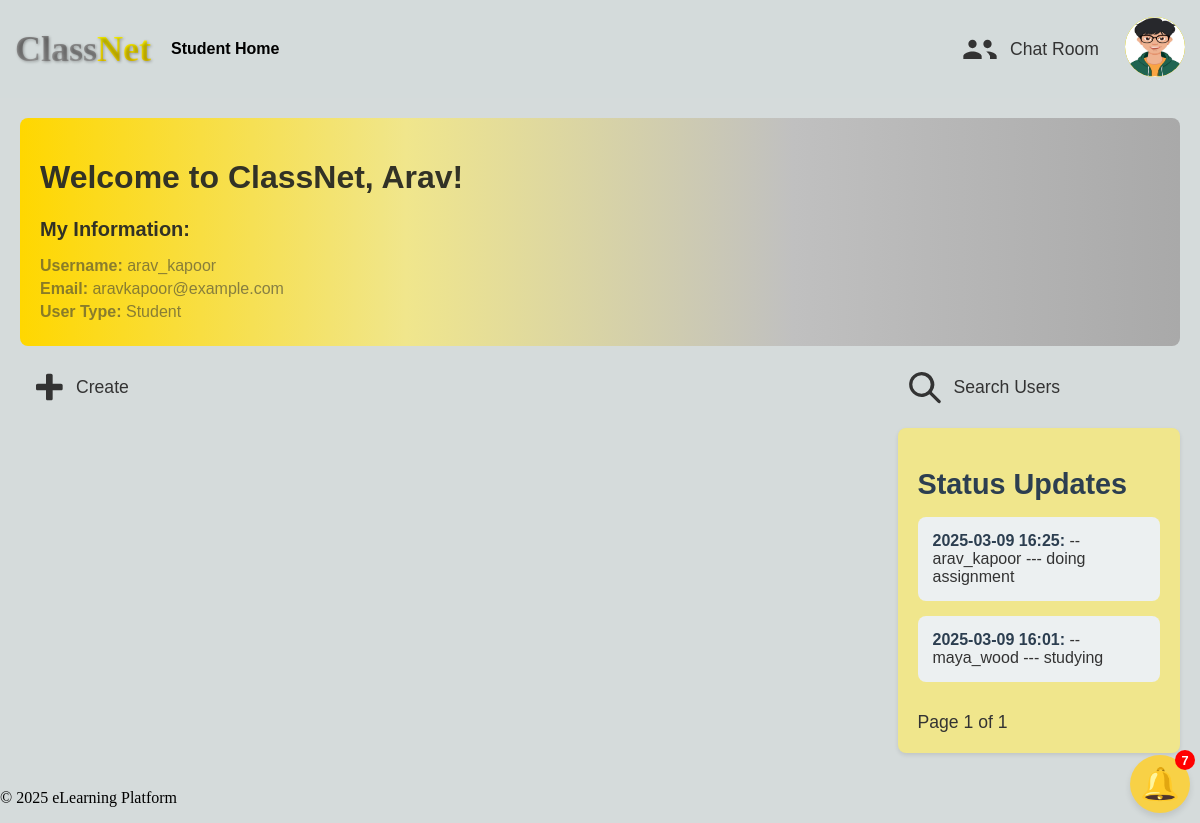
The app's page /users/teacher/ (signed in) with its own data.
### users/models.py (models this page shows, shortened)
class CustomUser(AbstractBaseUser, PermissionsMixin):
    STUDENT = 'student'
    TEACHER = 'teacher'
    USER_TYPE_CHOICES = [
        (STUDENT, 'Student'),
        (TEACHER, 'Teacher'),
    ]
    username = models.CharField(max_length=255, unique=True)
    first_name = models.CharField(max_length=255)
    last_name = models.CharField(max_length=255)
    email = models.EmailField(unique=True)
    profile_picture = models.ImageField(upload_to='profile_pics/', null=True, blank=True)
    user_type = models.CharField(max_length=7, choices=USER_TYPE_CHOICES)
    is_active = models.BooleanField(default=True)
    is_staff = models.BooleanField(default=False)
    is_superuser = models.BooleanField(default=False)
    date_joined = models.DateTimeField(default=timezone.now)
    bio = models.TextField(null=True, blank=True)  # Short biography of the user
    objects = CustomUserManager()
    USERNAME_FIELD = 'username'
    REQUIRED_FIELDS = ['email', 'first_name', 'last_name']
    def get_short_name(self):
        return self.first_name
    def can_view_student_data(self, user):
        return self.user_type == self.TEACHER and user.user_type == self.STUDENT
    class Meta:
        permissions = [
            ("can_view_student_data", "Can view student data")
        ]

### communication/models.py (models this page shows, shortened)
class StatusUpdate(models.Model):
    user = models.ForeignKey(CustomUser, on_delete=models.CASCADE, related_name='status_updates')
    content = models.TextField()
    timestamp = models.DateTimeField(auto_now_add=True)
    class Meta:
        ordering = ['-timestamp']  # Order the updates by the most recent first

### users/views.py (the view)
# urls.py: path('teacher/', views.teacherHome, name='teacher'),
def teacherHome(request):
    courses = Course.objects.filter(teacher=request.user).order_by('name')
    course_students = {}
    for course in courses:
        students = StudentEnrollment.objects.filter(course=course).select_related('student')
        course_students[course] = students
    paginator_course = Paginator(courses, 6)  # Show 5 courses per page
    page_number_course = request.GET.get('page_course')
    page_obj_course = paginator_course.get_page(page_number_course)
    status_updates = StatusUpdate.objects.order_by('-timestamp')
    paginator_status_update = Paginator(status_updates, 6)  # Show 10 updates per page
    page_number_status_update = request.GET.get('page_status')
    status_page_obj = paginator_status_update.get_page(page_number_status_update)
    unread_notifications = TeacherNotification.objects.filter(is_read=False)
    return render(request, 'teacher.html', {'courses': courses,
                                            'page_obj_course': page_obj_course,
                                            'course_students': course_students,
                                            'status_page_obj': status_page_obj,
                                            'unread_notifications': unread_notifications})

### users/templates/teacher.html (shortened to what this page needs)
{% extends 'base_generic.html' %}
{% load static %}
{% block content %}
    <div class="notification">
        <button class="notification-icon" id="notification-icon">
            🔔
            {% if unread_notifications %}
                <span class="unread-count">{{ unread_notifications.count }}</span>
            {% endif %}
        </button>
    </div>
    <div class="personalized-dashboard">
        <div class="banner">
            <div class="heading-with-chat">
                <h1>Welcome to ClassNet, {{ user.get_short_name }}!</h1>
            </div>
            <div class="user-info">
                <h2>My Information:</h2>
                    <p><strong>Username:</strong> {{ user.username }}</p>
                    <p><strong>Email:</strong> {{ user.email }}</p>
                    <p><strong>User Type:</strong> {{ user.get_user_type_display }}</p>
            </div>
        </div>
            <div class="dashboard-content">
                <div class="courses-section">
                <a href="{% url 'create_course' %}" class="create-link">
                    <button class="btn-create-course">
                        <svg xmlns="http://www.w3.org/2000/svg" viewBox="0 0 24 24" width="40" height="40" fill="currentColor">
                            <path d="M12 5c0-.55.45-1 1-1h2c.55 0 1 .45 1 1v5h5c.55 0 1 .45 1 1v2c0 .55-.45 1-1 1h-5v5c0 .55-.45 1-1 1h-2c-.55 0-1-.45-1-1v-5H7c-.55 0-1-.45-1-1v-2c0-.55.45-1 1-1h5V5z"/></path>
                        </svg>
                        <span>Create</span>
                        </button>
                    </a>
    </div>
            <div class="sidebar">
                <div class="search-users">
            <form method="POST" action="{% url 'search_users' %}" class="search-form">
                    <button class="search-button">
                        <svg xmlns="http://www.w3.org/2000/svg" viewBox="0 0 24 24" width="40" height="40" fill="currentColor">
                        <path d="M10.5 3a7.5 7.5 0 1 0 4.77 13.36l5.14 5.14a1 1 0 0 0 1.41-1.41l-5.14-5.14A7.5 7.5 0 0 0 10.5 3zm0 2a5.5 5.5 0 1 1 0 11 5.5 5.5 0 0 1 0-11z"></path>
                        </svg>
                        <span>Search Users</span>
                    </button>
                    </form>
                </div>
                <div class="status-updates">
                    <h1>Status Updates</h1>
                    {% if status_page_obj %}
                    <ul>
                        {% for update in status_page_obj %}
                        <li>
                            <strong>{{ update.timestamp|date:"Y-m-d H:i" }}:</strong> -- {{update.user.username}} --- {{ update.content }}
                        </li>
                        {% endfor %}
                    </ul>
                    {% else %}
                    <p>You haven't posted any status updates yet.</p>
                    {% endif %}
                    <div id="pagination">
                    <span id="page-number">Page {{ status_page_obj.number }} of {{ status_page_obj.paginator.num_pages }}</span>
                </div>
            </div>
{% endblock %}

### classnet/templates/base_generic.html (shortened to what this page needs)
<!DOCTYPE html>
<html lang="en">
<head>
    {% load static %}
    <link rel="stylesheet" href="{% static 'css/styles.css' %}">
</head>
<body>
    <header>
        <nav>
            <div class="nav-container">
                <div class="logo">
                    <h1><span class="class">Class</span><span class="net">Net</span></h1>
                </div>
                <ul class="nav-left">
                {% if user.is_authenticated %}
                    {% if user.user_type == user.TEACHER %}
                        <li><a href="{% url 'teacher' %}">Teacher Home</a></li>
                    {% elif user.user_type == user.STUDENT %}
                        <li><a href="{% url 'student' %}">Student Home</a></li>
                        {% endif %}
                    {% else %}
                        <li><a href="{% url 'home' %}">Home</a></li>
                    {% endif %}
                </ul>
                <ul class="nav-right">
                    {% if user.is_authenticated %}
                        <a href="{% url 'index' %}" class="chat-link">
                            <button class="chat-button">
                                <span>Chat Room</span>
                            </button>
                        </a>
                    <div class="dropdown">
                        {% if user.profile_picture %}
                        <button class="dropbtn">
                            <img src="{{ user.profile_picture.url }}" alt="Profile Picture" width="40" height="40">
                        </button>
                        {% else %}
                        <button class="dropbtn">{{ user.get_short_name }}</button>
                        {% endif %}
                    </div>
                {% else %}
                    <li><a href="{% url 'login' %}">Login</a></li>
                    <li class="bold-rectangle"><a href="{% url 'register' %}">Register</a></li>
                {% endif %}
            </ul>
            </div>
        </nav>
    </header>
    <main>
        {% block content %}{% endblock %}
    </main>
    <footer>
        <p>&copy; 2025 eLearning Platform</p>
    </footer>
</body>
</html>

### classnet/static/css/styles.css (style rules this page uses)
body { background-color: #D5DBDB; margin: 0; }
.logo h1 { font-family: 'Playfair Display', serif; font-weight: bold; font-size: 36px; margin: 0; padding: 0; text-shadow: 1px 1px 3px rgba(0, 0, 0, 0.3); }
.logo h1 .class { background: linear-gradient(grey, darkgrey); -webkit-background-clip: text; -webkit-text-fill-color: transparent; background-clip: text; color: transparent; }
.logo h1 .net { background: linear-gradient(yellow, gold); -webkit-background-clip: text; -webkit-text-fill-color: transparent; background-clip: text; color: transparent; }
.logo { display: flex; align-items: center; justify-content: center; padding: 20px 0; }
header { width: 100%; box-sizing: border-box; }
nav { background-color: rgba(213, 219, 219, 0.8); padding: 8px 15px; width: 100%; box-sizing: border-box; }
.nav-container { display: flex; align-items: center; }
nav a { color: black; font-weight: bold; font-family: Arial, Helvetica, sans-serif; }
.nav-left, .nav-right { margin: 0; padding: 0; list-style: none; display: flex; }
.nav-left li, .nav-right li { margin: 0 20px; }
.nav-left { justify-content: flex-start; }
.nav-right { margin-left: auto; justify-content: flex-end; }
.nav-left a, .nav-right a { text-decoration: none; font-weight: bold; }
.nav-right { display: flex; align-items: center; justify-content: flex-end; gap: 20px; }
.chat-link, .create-link { text-decoration: none; margin: 0; }
.chat-button,.search-button,.btn-create-course { display: flex; align-items: center; border: none; background: none; cursor: pointer; font-family: Arial, sans-serif; font-size: 1.1rem; gap: 10px; color: #333; margin: 0; display: flex; }
.chat-button svg { width: 40px; height: 40px; transition: transform 0.3s ease; }
.dropbtn { background: linear-gradient(rgb(226, 226, 1), rgb(216, 184, 0)); font-size: 16px; border: none; cursor: pointer; border-radius: 50%; padding: 0; overflow: hidden; width: 60px; height: 60px; margin: 0; text-align: center; line-height: 60px; }
.dropbtn img { display: block; width: 60px; height: 60px; border-radius: 70%; }
.dropdown { position: relative; display: inline-block; }
.personalized-dashboard { font-family: 'Arial', sans-serif; color: #333; padding: 20px; }
.banner { background: linear-gradient(to right, #ffd700,#f0e68c, #c0c0c0,#a9a9a9); color: rgb(50, 50, 38); padding: 20px; border-radius: 8px; margin-bottom: 20px; }
.heading-with-chat h1 { display: flex; justify-content: space-between; align-items: center; }
.user-info h2 { margin-top: 20px; font-size: 20px; }
.user-info p { margin: 5px 0; color: rgba(71, 71, 55, 0.637); }
.dashboard-content { display: flex; gap: 30px; margin-top: 10px; padding-top: 0; }
.courses-section { flex: 3; }
.sidebar { flex: 1; display: flex; flex-direction: column; gap: 20px; }
.status-updates { background:#f0e68c; padding: 20px; border-radius: 8px; box-shadow: 0 2px 4px rgba(0, 0, 0, 0.1); }
.status-updates h1 { font-size: 1.8em; color: #2c3e50; margin-bottom: 16px; }
.status-updates ul { list-style-type: none; padding: 0; }
.status-updates ul li { background-color: #ecf0f1; padding: 15px; border-radius: 8px; margin-bottom: 15px; transition: background-color 0.3s ease-in-out, transform 0.3s ease; }
.status-updates ul li strong { font-weight: bold; color: #2c3e50; }
#pagination { display: flex; justify-content: space-between; align-items: center; margin-top: 30px; font-size: 1.1em; }
.notification { position: fixed; bottom: 10px; right: 10px; z-index: 1000; }
.notification-icon { background-color: #f8d146; border: none; border-radius: 50%; padding: 10px; cursor: pointer; font-size: 20px; box-shadow: 0 4px 6px rgba(0, 0, 0, 0.1); position: relative; font-size: 2rem; }
.unread-count { position: absolute; top: -5px; right: -5px; width: 20px; height: 20px; background-color: red; color: white; border-radius: 50%; display: flex; align-items: center; justify-content: center; font-size: 0.8rem; font-weight: bold; }

### records on screen
CustomUser: profile_picture (picture), get_short_name "Arav", username "arav_kapoor", email "aravkapoor@example.com", user_type "Student"
StatusUpdate: timestamp "2025-03-09 16:25", user.username "arav_kapoor", content "doing assignment"
StatusUpdate: timestamp "2025-03-09 16:01", user.username "maya_wood", content "studying"

### other values on screen
{{ unread_notifications.count }} "7"
{{ status_page_obj.number }} "1"
{{ status_page_obj.paginator.num_pages }} "1"
